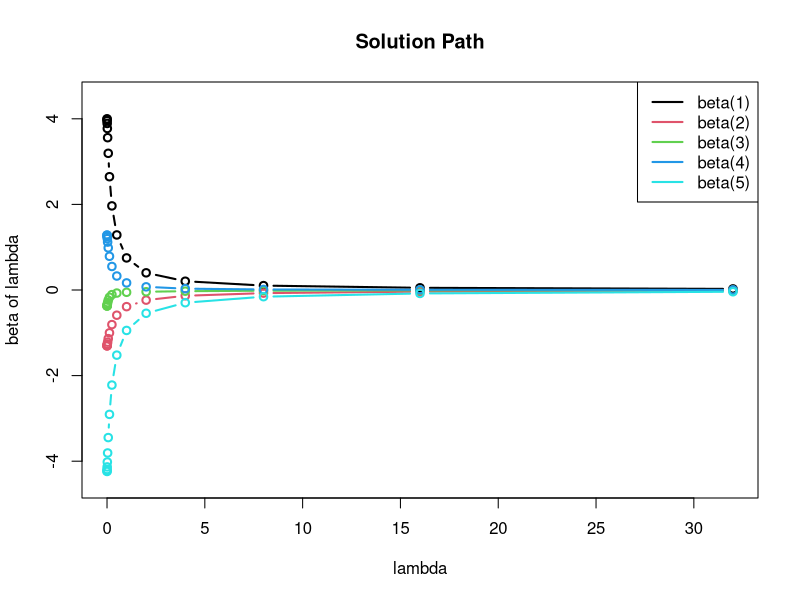
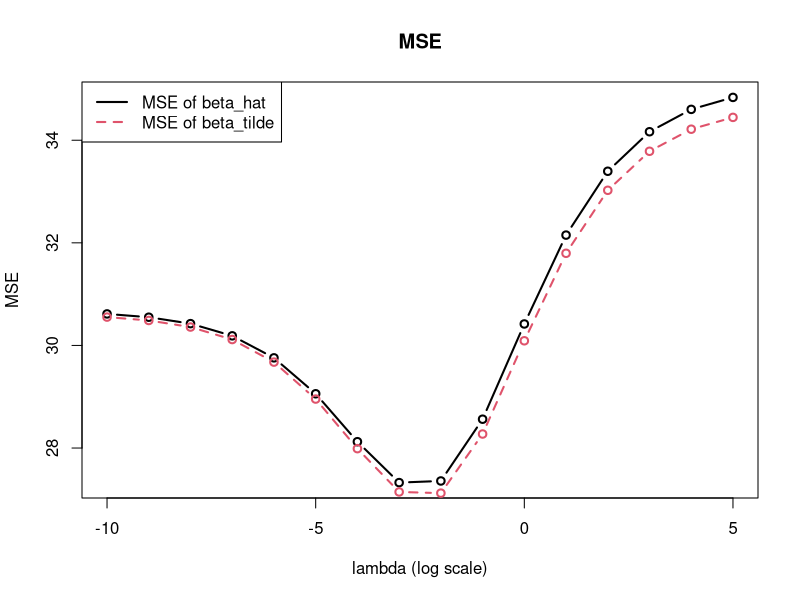

R code for these plots, in order:
#Statistical Learning_Homework3
#107064522

##### 1. #####
library(MASS)
set.seed(36)
n <- 100; sigma <- 5; beta0 <- c(2, -2, 0.5, 1, -3)
cormat <- diag(1, nrow = 5, ncol = 5); cormat[cormat == 0] <- 0.5
cholmat <- chol(cormat)
x <- matrix(rnorm(5*n, 0, 1), ncol = 5)%*%cholmat
err <- rnorm(n, 0, sigma)
y <- x%*%beta0+err  

##### 2.(a) #####
#beta_hat
beta_hat = ginv(t(x)%*%x)%*%t(x)%*%y
#beta_tilde_a
z = matrix(0, 100, 5)
for(j in 1:5){
  x_bar = mean(x[,j])
  sigma = sqrt(mean((x[,j]-x_bar)^2))
  z[,j] = (x[,j]-x_bar)/sigma 
}
y_tilde = y-mean(y)
beta_tilde = ginv(t(z)%*%z)%*%t(z)%*%y_tilde
#rescale beta_tilde back
beta_tilde_rescale = ginv(t(x)%*%x)%*%t(x)%*%(z%*%beta_tilde+mean(y))
#check
beta_tilde_rescale
beta_hat

##### 2.(b) #####
beta_t = matrix(0, 5, 16)
for(i in 1:16){
  lambda = 2^(i-11)
  beta_t[,i] = ginv(t(z)%*%z+2*n*lambda*diag(1,5,5))%*%t(z)%*%y_tilde
}

plot(2^c(-10:5), beta_t[1,],
     ylim = c(-4.5, 4.5),
     type = 'b',
     xlab = 'lambda',
     ylab = 'beta of lambda', 
     main = 'Solution Path',
     lwd = 2,
     col = 1)
for(i in 2:5){
  lines(2^c(-10:5), beta_t[i,], type = 'b',lwd = 2, col = i)
}
legend("topright", c("beta(1)","beta(2)","beta(3)","beta(4)","beta(5)"),
       lwd = 2,
       col = c(1,2,3,4,5))

#beta_hat(lambda=2)
beta_hat_2 = ginv(t(x)%*%x)%*%t(x)%*%(z%*%beta_t[,12]+mean(y))

##### 2.(c) #####
library(glmnet)
beta_glmnet = matrix(0, 5, 16)
sigma_y = sqrt(mean((y-mean(y))^2))
y_standard = y_tilde/sigma_y
for(i in 1:16){
  beta_ridge = glmnet(z, y_standard,
                      alpha = 0,
                      lambda = 2^(i-11)*2,
                      intercept = F,
                      standardize = F,
                      thresh = 1e-20)
  beta_glmnet[,i] = as.matrix(beta_ridge$beta*sigma_y)
}

#check
beta_glmnet
beta_t

##### 2.(d) #####
## Step 1 ## Rescale beta_tilde form 2(b) to get beta_hat
beta_h = matrix(0, 5, 16)
for(i in 1:16){
  beta_h[,i] = ginv(t(x)%*%x)%*%t(x)%*%(z%*%beta_t[,i]+mean(y))
}

MSE_h = matrix(0, 16, 1)
MSE_h_temp = matrix(0, 16, 1)
MSE_t = matrix(0, 16, 1)
MSE_t_temp = matrix(0, 16, 1)
for(i in 1:100){
  ## Step 2 ## Cteate test data
  set.seed(i)
  n <- 100; sigma <- 5; beta0 <- c(2, -2, 0.5, 1, -3)
  cormat <- diag(1, nrow = 5, ncol = 5); cormat[cormat == 0] <- 0.5
  cholmat <- chol(cormat)
  x_test <- matrix(rnorm(5*n, 0, 1), ncol = 5)%*%cholmat
  err <- rnorm(n, 0, sigma)
  y_test <- x_test%*%beta0+err 
  
  ## Step 3 ## Estimate y_test by beta_hat model
  est_y_h = x_test%*%beta_h
  ## Step 4 ## Calculate MSE of beta_hat
  for(j in 1:16){ 
    MSE_h_temp[j,] = mean((est_y_h[,j]-y_test)^2)
  }
  ## Step 5 ## Record the value of MSE
  MSE_h = MSE_h+MSE_h_temp
  
  ## Step 6 ## Standardization of test data
  z_test = matrix(0, 100, 5)
  for(j in 1:5){
    sigma = sqrt(mean((x_test[,j]-mean(x_test[,j]))^2))
    z_test[,j] = (x_test[,j]-mean(x_test[,j]))/sigma 
  }
  y_test_tilde = y_test-mean(y_test)
  
  ## Step 7 ## Calculate MSE of beta_tilde
  est_y_t = z_test%*%beta_h
  for(j in 1:16){ 
    MSE_t_temp[j,] = mean((est_y_t[,j]-y_test_tilde)^2)
  }
  MSE_t = MSE_t+MSE_t_temp
}

## Step 8 ## Plot MSE
plot(c(-10:5), MSE_h/100, type = 'b', xlab = 'lambda (log scale)', ylab = 'MSE', main = 'MSE', lwd = 2, col= 1)
lines(c(-10:5), MSE_t/100, type = 'b', lwd = 2, col= 2, lty = 2)
legend("topleft", c("MSE of beta_hat","MSE of beta_tilde"),
       lwd = 2,
       col = c(1,2),
       lty = c(1,2))
